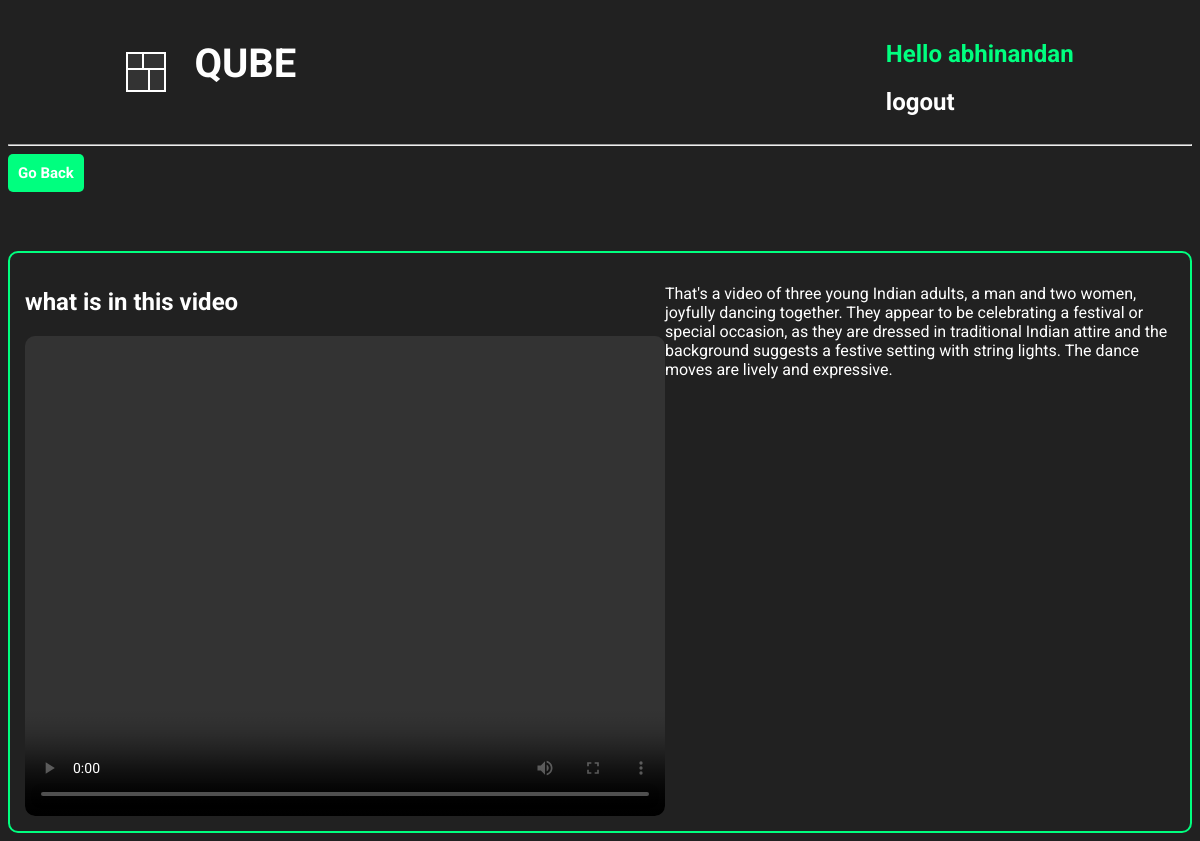
Screenshot of /qubeVideoFullResponse/9/ (signed in) with the database file from the repository.
### base/models.py (models this page shows, shortened)
class QubeVideoModelHistory(models.Model):
    user = models.ForeignKey(
        User, on_delete=models.CASCADE, related_name='qube_vision_video')
    user_text_prompt = models.TextField()
    user_video_prompt = models.FileField(
        upload_to='videos/', null=True, blank=True)
    model_response = models.TextField()
    created = models.DateField(auto_now_add=True)

### base/views.py (the view)
# urls.py: path('qubeVideoFullResponse/<str:pk>/',
@login_required(login_url='loginUser')
def qubeVideoFullResponse(request, pk):
    qube_video_full = QubeVideoModelHistory.objects.get(id=pk)
    context = {'qube_video_full': qube_video_full}
    return render(request, 'base/qube_video_fullResponse.html', context)

### base/templates/base/qube_video_fullResponse.html (shortened to what this page needs)
{% extends 'main.html' %}
{% block content %}
<div>
    <button style="padding: 10px; background-color: springgreen; border-radius: 5px; border-style: none;"><a
            href="{% url 'qubeVisionVideoQuery' %}"
            style="text-decoration: none; color: white; font-size: 15px; font-weight: 700;">Go Back</a></button>
</div>
<div class="video-full-response">
    <div>
        <h2 style="color: white;">{{ qube_video_full.user_text_prompt }}</h2>
        <video src="{{ qube_video_full.user_video_prompt.url }}"
            style="width: 640px; height: 480px; border-radius: 10px;" controls> </video>
    </div>
    <div>
        <p style="color: white;">{{ qube_video_full.model_response }}</p>
    </div>
</div>
{% endblock %}

### templates/navbar.html (shortened to what this page needs)
<div class="navbar-container">
    <div class="QUBE_logo_link">
        <div class="cube-loader">
            <div class="cube cube1"></div>
            <div class="cube cube2"></div>
            <div class="cube cube3"></div>
            <div class="cube cube4"></div>
        </div>
        <div class="qube_text">
            <h1><a href="{% url 'home' %}">QUBE</a></h1>
        </div>
    </div>
    <div class="login_section">
        {% if request.user.is_authenticated %}
        <div class="after_user_login">
            <div class="hello_user">
                <h2> Hello {{ request.user }} </h2>
            </div>
            <div class="hello_user_logout">
                <h2><a href="{% url 'logoutUser' %}">logout</a></h2>
            </div>
        </div>
        {% else %}
        <div class="before_user_login">
            <h2><a href="{% url 'loginUser' %}">Login</a></h2>
        </div>
        {% endif %}
    </div>
</div>
<hr>

### static/styles/main.css (style rules this page uses)
* { font-family: "Roboto", serif; }
body { background-color: #212121; }
.cube-loader { position: relative; width: 40px; height: 40px; margin: auto; }
.cube { position: absolute; width: 50%; height: 50%; background-color: #333; border: 2px solid #fff; animation: foldCube 2.4s infinite linear; }
.cube1 { top: 0; left: 0; transform-origin: 100% 100%; }
.cube2 { top: 0; right: 0; transform-origin: 0 100%; }
.cube3 { bottom: 0; right: 0; transform-origin: 0 0; }
.cube4 { bottom: 0; left: 0; transform-origin: 100% 0; }
.cube1 { animation-delay: 0.3s; }
.cube2 { animation-delay: 0.6s; }
.cube3 { animation-delay: 0.9s; }
.cube4 { animation-delay: 1.2s; }
.QUBE_logo_link { display: flex; justify-content: space-between; gap: 20px; margin-left: 10%; }
.qube_text { margin-top: 6%; font-size: 20px; padding-left: 8px; padding-right: 8px; padding-top: 5px; margin-top: 0px; }
.qube_text a { text-decoration: none; color: white; transition: all 0.3s ease; }
.login_section { margin-right: 10%; padding-top: 1%; }
.hello_user { color: springgreen; }
.hello_user_logout a { text-decoration: none; color: white; transition: all 0.3s ease; }

### base/templates/base/qube_video_fullResponse.html (style rules this page uses)
.video-full-response { display: grid; grid-template-columns: 1fr 1fr; border: 2px solid springgreen; padding: 15px; border-radius: 10px; margin-top: 5%; }

### templates/navbar.html (style rules this page uses)
.navbar-container { display: flex; justify-content: space-between; }

### rows the page displays
QubeVideoModelHistory: user_text_prompt "what is in this video", model_response "That's a video of three young Indian adults, a man and two women, joyfully dancing together. They appear to be celebrating a festival or special occasion, as they are dressed in traditional Indian attire and the background suggests a festive setting with string lights. The dance moves are lively and expressive."

### other values shown
{{ request.user }} "abhinandan"
